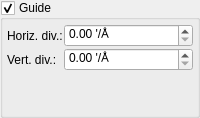
        <widget class="QGroupBox" name="groupGuide">
         <property name="enabled">
          <bool>true</bool>
         </property>
         <property name="title">
          <string>Guide</string>
         </property>
         <property name="checkable">
          <bool>true</bool>
         </property>
         <property name="checked">
          <bool>true</bool>
         </property>
         <layout class="QGridLayout" name="gridLayout_32">
          <property name="leftMargin">
           <number>4</number>
          </property>
          <property name="topMargin">
           <number>4</number>
          </property>
          <property name="rightMargin">
           <number>4</number>
          </property>
          <property name="bottomMargin">
           <number>4</number>
          </property>
          <property name="spacing">
           <number>1</number>
          </property>
          <item row="0" column="1">
           <widget class="QDoubleSpinBox" name="spinGuideDivH">
            <property name="enabled">
             <bool>true</bool>
            </property>
            <property name="suffix">
             <string> '/Å</string>
            </property>
            <property name="maximum">
             <double>9999.000000000000000</double>
            </property>
            <property name="singleStep">
             <double>0.100000000000000</double>
            </property>
           </widget>
          </item>
          <item row="0" column="0">
           <widget class="QLabel" name="label_41">
            <property name="enabled">
             <bool>true</bool>
            </property>
            <property name="sizePolicy">
             <sizepolicy hsizetype="Fixed" vsizetype="Preferred">
              <horstretch>0</horstretch>
              <verstretch>0</verstretch>
             </sizepolicy>
            </property>
            <property name="text">
             <string>Horiz. div.:</string>
            </property>
           </widget>
          </item>
          <item row="1" column="0">
           <widget class="QLabel" name="label_42">
            <property name="enabled">
             <bool>true</bool>
            </property>
            <property name="sizePolicy">
             <sizepolicy hsizetype="Fixed" vsizetype="Preferred">
              <horstretch>0</horstretch>
              <verstretch>0</verstretch>
             </sizepolicy>
            </property>
            <property name="text">
             <string>Vert. div.:</string>
            </property>
           </widget>
          </item>
          <item row="1" column="1">
           <widget class="QDoubleSpinBox" name="spinGuideDivV">
            <property name="enabled">
             <bool>true</bool>
            </property>
            <property name="suffix">
             <string> '/Å</string>
            </property>
            <property name="maximum">
             <double>9999.000000000000000</double>
            </property>
            <property name="singleStep">
             <double>0.100000000000000</double>
            </property>
           </widget>
          </item>
          <item row="2" column="0" colspan="2">
           <spacer name="verticalSpacer_7">
            <property name="orientation">
             <enum>Qt::Vertical</enum>
            </property>
            <property name="sizeHint" stdset="0">
             <size>
              <width>20</width>
              <height>40</height>
             </size>
            </property>
           </spacer>
          </item>
         </layout>
        </widget>
